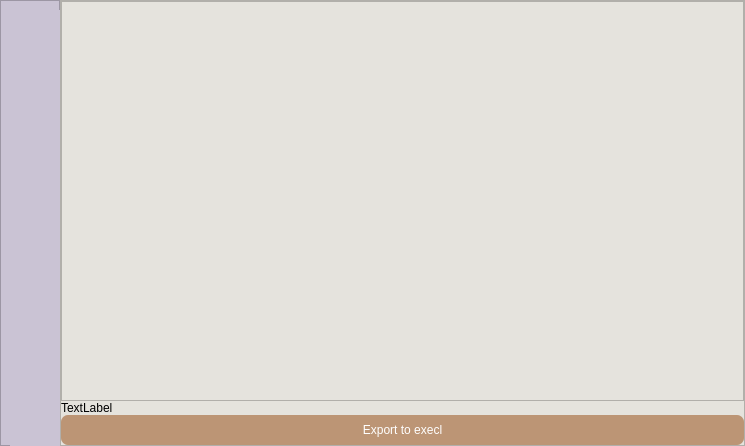
<?xml version="1.0" encoding="UTF-8"?>
<ui version="4.0">
 <class>Form</class>
 <widget class="QWidget" name="Form">
  <property name="geometry">
   <rect>
    <x>0</x>
    <y>0</y>
    <width>745</width>
    <height>446</height>
   </rect>
  </property>
  <property name="windowTitle">
   <string>View the genes</string>
  </property>
  <property name="styleSheet">
   <string notr="true">background-color: rgb(127, 115, 132);</string>
  </property>
  <layout class="QHBoxLayout" name="horizontalLayout_4">
   <property name="spacing">
    <number>0</number>
   </property>
   <property name="leftMargin">
    <number>0</number>
   </property>
   <property name="topMargin">
    <number>0</number>
   </property>
   <property name="rightMargin">
    <number>0</number>
   </property>
   <property name="bottomMargin">
    <number>0</number>
   </property>
   <item>
    <layout class="QHBoxLayout" name="horizontalLayout_3">
     <property name="spacing">
      <number>0</number>
     </property>
     <item>
      <widget class="QFrame" name="frame_2">
       <property name="minimumSize">
        <size>
         <width>60</width>
         <height>0</height>
        </size>
       </property>
       <property name="maximumSize">
        <size>
         <width>60</width>
         <height>16777215</height>
        </size>
       </property>
       <property name="styleSheet">
        <string notr="true">QFrame{
	background-color: rgb(202, 195, 212);
}</string>
       </property>
       <property name="frameShape">
        <enum>QFrame::StyledPanel</enum>
       </property>
       <property name="frameShadow">
        <enum>QFrame::Raised</enum>
       </property>
       <widget class="QLabel" name="label">
        <property name="geometry">
         <rect>
          <x>10</x>
          <y>10</y>
          <width>60</width>
          <height>661</height>
         </rect>
        </property>
        <property name="styleSheet">
         <string notr="true">QLabel{
	color: rgb(229,227,221);
	line-height:10px;
	font: 22pt &quot;Cascadia Mono&quot;;
}
</string>
        </property>
        <property name="text">
         <string/>
        </property>
       </widget>
      </widget>
     </item>
     <item>
      <widget class="QFrame" name="frame">
       <property name="styleSheet">
        <string notr="true">background-color: rgb(229, 227, 221);</string>
       </property>
       <property name="frameShape">
        <enum>QFrame::StyledPanel</enum>
       </property>
       <property name="frameShadow">
        <enum>QFrame::Raised</enum>
       </property>
       <layout class="QVBoxLayout" name="verticalLayout_2">
        <property name="spacing">
         <number>0</number>
        </property>
        <property name="leftMargin">
         <number>0</number>
        </property>
        <property name="topMargin">
         <number>0</number>
        </property>
        <property name="rightMargin">
         <number>0</number>
        </property>
        <property name="bottomMargin">
         <number>0</number>
        </property>
        <item>
         <layout class="QVBoxLayout" name="verticalLayout">
          <item>
           <widget class="QTableWidget" name="table">
            <property name="styleSheet">
             <string notr="true">QTableWidget::item:selected {
	
	background-color: rgb(184, 145, 114);
}</string>
            </property>
           </widget>
          </item>
          <item>
           <widget class="QLabel" name="label_2">
            <property name="text">
             <string>TextLabel</string>
            </property>
           </widget>
          </item>
          <item>
           <widget class="QPushButton" name="execl">
            <property name="minimumSize">
             <size>
              <width>60</width>
              <height>30</height>
             </size>
            </property>
            <property name="styleSheet">
             <string notr="true">QPushButton{
background-color: rgb(188, 149, 117);
border:none;
border-radius:7px;
color:white}
QPushButton::hover {
    background-color: rgb(226, 179, 141);
}

QPushButton::pressed {
    background-color: rgb(158, 125, 99);
}</string>
            </property>
            <property name="text">
             <string>Export to execl</string>
            </property>
           </widget>
          </item>
         </layout>
        </item>
       </layout>
      </widget>
     </item>
    </layout>
   </item>
  </layout>
 </widget>
 <resources/>
 <connections/>
</ui>
